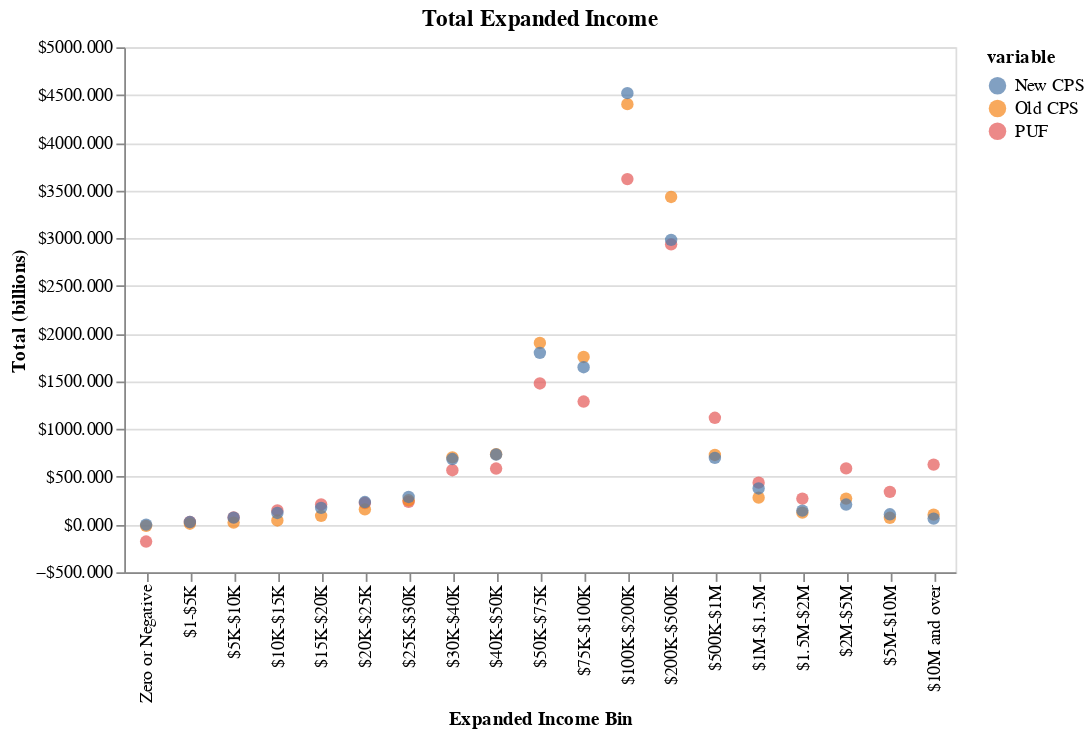

Notebook code for this chart:
### Code cell
exp_inc_agg = distplot("expanded_income", result_type="sum")
exp_inc_agg.title = "Total Expanded Income"
exp_inc_agg

### Figure 1 — Vega-Lite specification as saved in the notebook (floating-point values rounded to 4 significant figures)
{"config": {"view": {"continuousWidth": 400, "continuousHeight": 300}}, "data": {"name": "data-cd124f1efae56288bb7b5a48519b75c7"}, "mark": {"type": "circle", "size": 50}, "encoding": {"color": {"type": "nominal", "field": "variable"}, "x": {"type": "ordinal", "axis": {"title": "Expanded Income Bin"}, "field": "index", "sort": ["Zero or Negative", "$1-$5K", "$5K-$10K", "$10K-$15K", "$15K-$20K", "$20K-$25K", "$25K-$30K", "$30K-$40K", "$40K-$50K", "$50K-$75K", "$75K-$100K", "$100K-$200K", "$200K-$500K", "$500K-$1M", "$1M-$1.5M", "$1.5M-$2M", "$2M-$5M", "$5M-$10M", "$10M and over"]}, "y": {"type": "quantitative", "axis": {"format": "$.3f", "title": "Total (billions)"}, "field": "value"}}, "title": "Total Expanded Income", "width": 475, "$schema": "https://vega.github.io/schema/vega-lite/v4.0.0.json", "datasets": {"data-cd124f1efae56288bb7b5a48519b75c7": [{"index": "Zero or Negative", "variable": "PUF", "value": -177.9}, {"index": "$1-$5K", "variable": "PUF", "value": 26.67}, {"index": "$5K-$10K", "variable": "PUF", "value": 75.5}, {"index": "$10K-$15K", "variable": "PUF", "value": 147.1}, {"index": "$15K-$20K", "variable": "PUF", "value": 211.4}, {"index": "$20K-$25K", "variable": "PUF", "value": 225.2}, {"index": "$25K-$30K", "variable": "PUF", "value": 237.3}, {"index": "$30K-$40K", "variable": "PUF", "value": 568.6}, {"index": "$40K-$50K", "variable": "PUF", "value": 586.7}, {"index": "$50K-$75K", "variable": "PUF", "value": 1478.0}, {"index": "$75K-$100K", "variable": "PUF", "value": 1288.0}, {"index": "$100K-$200K", "variable": "PUF", "value": 3619.0}, {"index": "$200K-$500K", "variable": "PUF", "value": 2935.0}, {"index": "$500K-$1M", "variable": "PUF", "value": 1118.0}, {"index": "$1M-$1.5M", "variable": "PUF", "value": 438.6}, {"index": "$1.5M-$2M", "variable": "PUF", "value": 271.8}, {"index": "$2M-$5M", "variable": "PUF", "value": 587.9}, {"index": "$5M-$10M", "variable": "PUF", "value": 342.5}, {"index": "$10M and over", "variable": "PUF", "value": 628.0}, {"index": "Zero or Negative", "variable": "Old CPS", "value": -13.73}, {"index": "$1-$5K", "variable": "Old CPS", "value": 8.298}, {"index": "$5K-$10K", "variable": "Old CPS", "value": 20.07}, {"index": "$10K-$15K", "variable": "Old CPS", "value": 42.66}, {"index": "$15K-$20K", "variable": "Old CPS", "value": 90.83}, {"index": "$20K-$25K", "variable": "Old CPS", "value": 158.9}, {"index": "$25K-$30K", "variable": "Old CPS", "value": 254.2}, {"index": "$30K-$40K", "variable": "Old CPS", "value": 703.8}, {"index": "$40K-$50K", "variable": "Old CPS", "value": 736.4}, {"index": "$50K-$75K", "variable": "Old CPS", "value": 1902.0}, {"index": "$75K-$100K", "variable": "Old CPS", "value": 1755.0}, {"index": "$100K-$200K", "variable": "Old CPS", "value": 4404.0}, {"index": "$200K-$500K", "variable": "Old CPS", "value": 3432.0}, {"index": "$500K-$1M", "variable": "Old CPS", "value": 728.5}, {"index": "$1M-$1.5M", "variable": "Old CPS", "value": 281.2}, {"index": "$1.5M-$2M", "variable": "Old CPS", "value": 124.1}, {"index": "$2M-$5M", "variable": "Old CPS", "value": 271.8}, {"index": "$5M-$10M", "variable": "Old CPS", "value": 70.5}, {"index": "$10M and over", "variable": "Old CPS", "value": 103.6}, {"index": "Zero or Negative", "variable": "New CPS", "value": -0.7726}, {"index": "$1-$5K", "variable": "New CPS", "value": 25.97}, {"index": "$5K-$10K", "variable": "New CPS", "value": 72.12}, {"index": "$10K-$15K", "variable": "New CPS", "value": 121.4}, {"index": "$15K-$20K", "variable": "New CPS", "value": 175.0}, {"index": "$20K-$25K", "variable": "New CPS", "value": 235.6}, {"index": "$25K-$30K", "variable": "New CPS", "value": 288.4}, {"index": "$30K-$40K", "variable": "New CPS", "value": 686.4}, {"index": "$40K-$50K", "variable": "New CPS", "value": 733.1}, {"index": "$50K-$75K", "variable": "New CPS", "value": 1799.0}, {"index": "$75K-$100K", "variable": "New CPS", "value": 1648.0}, {"index": "$100K-$200K", "variable": "New CPS", "value": 4519.0}, {"index": "$200K-$500K", "variable": "New CPS", "value": 2982.0}, {"index": "$500K-$1M", "variable": "New CPS", "value": 698.0}, {"index": "$1M-$1.5M", "variable": "New CPS", "value": 377.6}, {"index": "$1.5M-$2M", "variable": "New CPS", "value": 145.9}, {"index": "$2M-$5M", "variable": "New CPS", "value": 209.4}, {"index": "$5M-$10M", "variable": "New CPS", "value": 107.4}, {"index": "$10M and over", "variable": "New CPS", "value": 62.25}]}}
